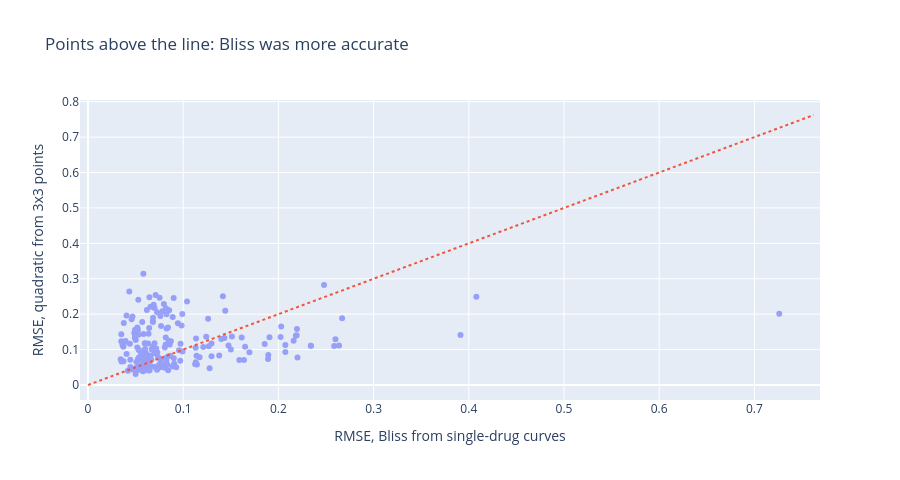

The notebook cell this image was saved under:
### Markdown cell above
## 2. QPOP-style 9 points vs the Bliss baseline: error on the unmeasured combinations

### Code cell
lim = float(max(RES.rmse_quad9.max(), RES.rmse_bliss.max())) * 1.05
fig = go.Figure(go.Scatter(x=RES.rmse_bliss, y=RES.rmse_quad9, mode="markers", opacity=0.6,
                           text=[f"{m['d1']} + {m['d2']} ({m['cell']})" for m in MATS]))
fig.add_trace(go.Scatter(x=[0, lim], y=[0, lim], mode="lines", line=dict(dash="dot"), showlegend=False))
fig.update_layout(xaxis_title="RMSE, Bliss from single-drug curves", yaxis_title="RMSE, quadratic from 3x3 points",
                  height=480, showlegend=False, title="Points above the line: Bliss was more accurate")
fig

### Figure 1 — Plotly figure (JSON) as saved in the notebook; plotly's stock layout.template omitted (floating-point values rounded to 4 significant figures; data arrays with more than 128 entries replaced by an {"elided": "..."} marker saying what was removed)
{"data": [{"mode": "markers", "opacity": 0.6, "text": {"elided": "192 str values"}, "type": "scatter", "x": {"elided": "192 float values"}, "y": {"elided": "192 float values"}}, {"line": {"dash": "dot"}, "mode": "lines", "showlegend": false, "type": "scatter", "x": [0, 0.7624], "y": [0, 0.7624]}], "layout": {"height": 480, "showlegend": false, "title": {"text": "Points above the line: Bliss was more accurate"}, "xaxis": {"title": {"text": "RMSE, Bliss from single-drug curves"}}, "yaxis": {"title": {"text": "RMSE, quadratic from 3x3 points"}}}}
